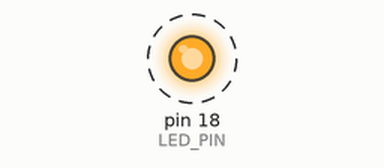
A sketch run on a simulated Arduino Uno, built with avr-gcc and run on an emulated ATmega328P. On the bench: output pins drawn as LEDs (lit = HIGH). Dashed ring = blinking.

Above: at 0.5 s.
Timing chart, 0 to 4.6 s (numbered marks = the images above):
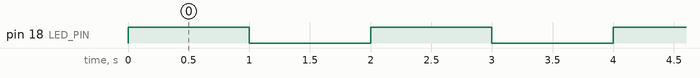

Measured:
- by itself, pin 18 (LED_PIN): alternates HIGH for 1.0 s and LOW for 1.0 s

The sketch:

LED_1.ino
```cpp
#define LED_PIN 18

void setup() {
  pinMode(LED_PIN, OUTPUT); // กำหนดให้ขา 18 เป็นขา OUTPUT
}

void loop() {
  digitalWrite(LED_PIN, HIGH); // เปิด LED
  delay(1000);                 // รอ 1 วินาที
  digitalWrite(LED_PIN, LOW);  // ปิด LED
  delay(1000);                 // รอ 1 วินาที
}
```
